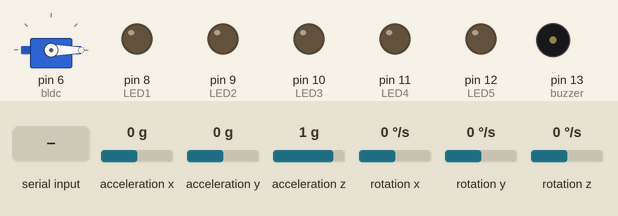
Recording of a sketch running on a simulated Arduino Uno, built with avr-gcc and run on an emulated ATmega328P. On the bench: servo, output pins drawn as LEDs (lit = HIGH), buzzer (waves = sounding). Wiring (inferred from the names in the program): MPU-6050 motion sensor at I2C address 0x68. Dashed ring = blinking. Inputs (shaded band) come from the test bench; at power-on: acceleration x 0 g, acceleration y 0 g, acceleration z 1 g, rotation x 0 °/s, rotation y 0 °/s, rotation z 0 °/s.

Above: at 1.2 s.
1.3 s: "a" received over the second serial link
At 2.9 s:
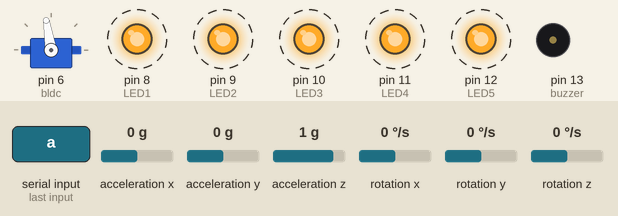
4.3 s: acceleration x set to -0.3 g
At 6.98 s:
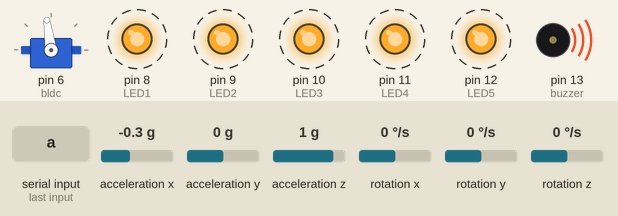
7.3 s: "c" received over the second serial link
At 9.0 s:
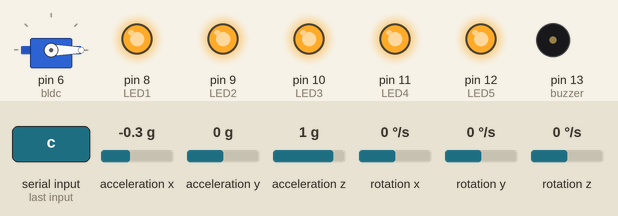
9.3 s: "d" received over the second serial link
At 10.83 s:
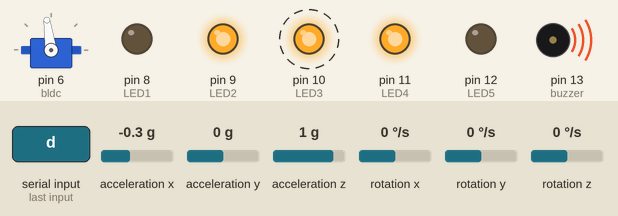
12.3 s: acceleration x set to 0 g
15.3 s: "b" received over the second serial link
At 15.63 s:
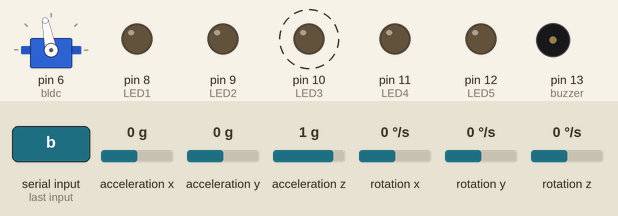
Timing chart, 0 to 19.3 s (numbered marks = the images above; inputs shaded):
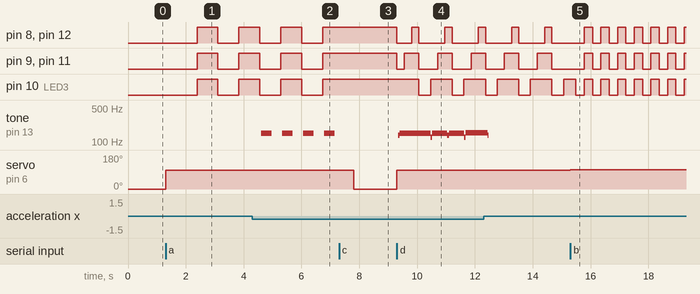

Measured:
- the behaviour switches between -0.1 and -0.2 g on acceleration x (found by bisection; images 1 and 2)
- after the input at 1.3 s, pin 8 (LED1), pin 9 (LED2), pin 10 (LED3), pin 11 (LED4), pin 12 (LED5): LOW → HIGH after 1.1 s, → LOW 0.72 s later, → HIGH 0.72 s later; servo on pin 6 (bldc): 0° → 99° at once
- after the input at 4.3 s, tone on pin 13 (buzzer): alternates 150 Hz for 0.36 s and silent for 0.37 s, starting after 0.31 s; servo on pin 6 (bldc): 99° → 98° after 0.08 s
- after the input at 7.3 s, pin 8 (LED1), pin 9 (LED2), pin 10 (LED3), pin 11 (LED4), pin 12 (LED5): stays HIGH (without the input it goes to LOW after 0.17 s); tone on pin 13 (buzzer): stops changing and stays silent; servo on pin 6 (bldc): 98° → 0° after 0.51 s
- after the input at 9.3 s, pin 8 (LED1): HIGH → LOW at once, then repeats every 1.2 s: HIGH 0.25 s, LOW 0.90 s; pin 9 (LED2): HIGH → LOW at once, then repeats every 1.2 s: HIGH 0.51 s, LOW 0.65 s
- after the input at 15.3 s, pin 8 (LED1), pin 9 (LED2), pin 11 (LED4), pin 12 (LED5): alternates HIGH for 0.29 s and LOW for 0.29 s, starting after 0.48 s; pin 10 (LED3): alternates HIGH for 0.29 s and LOW for 0.29 s, starting after 0.19 s; servo on pin 6 (bldc): 98° → 101° at once

The sketch:

Free_Wheel.ino
```cpp
// PuRple's First Project : Free_Wheel

#include <Wire.h>
#include <Servo.h>
#include <SoftwareSerial.h>

// 기본 핀모드 설정
int LED1 = 8, LED2 = 9, LED3 = 10, LED4 = 11, LED5 = 12;
int LED1s = LOW, LED2s = LOW, LED3s = LOW, LED4s = LOW, LED5s = LOW;
int buzzer = 13;
int cnt = 0, count = 0;         // 카운트 변수 선언

// BLDC_ESC 관련 변수 선언
Servo bldc;
int pos = 0;

// 블루투스 관련 변수 선언
char button;                    // 제어할 변수 button선언
#define BT_RX 4
#define BT_TX 5
SoftwareSerial BTSerial(BT_RX, BT_TX);

// 자이로센서 관련 변수 선언
#define mpu 0x68                // MPU6050 I2C 기본주소
long ac_x, ac_y, ac_z, gy_x, gy_y, gy_z;
double angle = 0, deg;
double dgy_x;

void setup() {
  pinMode(LED1, OUTPUT);
  pinMode(LED2, OUTPUT);
  pinMode(LED3, OUTPUT);
  pinMode(LED4, OUTPUT);
  pinMode(LED5, OUTPUT);
  pinMode(buzzer, OUTPUT);
  Serial.begin(9600);
  bldc.attach(6);               //  BLDC_ESC
  bldc.write(pos);              //  BLDC_ESC
  BTSerial.begin(9600);         //  HC-06
  Wire.begin();                 //  MPU6050 - Wire 라이브러리 초기화
  Wire.beginTransmission(mpu);  //  MPU6050 - mpu로 데이터 전송 시작
  Wire.write(0x6B);             //  MPU6050 - PWR_MGMT_1register
  Wire.write(0);                //  MPU6050 - mpu6050 시작모드로
  Wire.endTransmission(true);   //  MPU6050
}

void loop() {
  Wire.beginTransmission(mpu);  // acc data 데이터 전송시작
  Wire.write(0x3B);             // register 0x3B 데이터 기록
  Wire.endTransmission(false);  // 연결유지
  Wire.requestFrom(mpu,6,true); // mpu에 데이터 요청
  // 데이터 한 바이트 씩 읽어서 반환
  ac_x = Wire.read() << 8|Wire.read();
  ac_y = Wire.read() << 8|Wire.read();
  ac_z = Wire.read() << 8|Wire.read();

  Wire.beginTransmission(mpu);  // gyro data
  Wire.write(0x43);             // register 0x43 데이터 기록
  Wire.endTransmission(false);  // 연결유지
  Wire.requestFrom(mpu,6,true); // mpu에 데이터 요청
  // 데이터 한 바이트 씩 읽어서 반환
  gy_x = Wire.read() << 8|Wire.read();
  gy_y = Wire.read() << 8|Wire.read();
  gy_z = Wire.read() << 8|Wire.read();

  deg = atan2(ac_x, ac_z) * 180/PI;  // radian to degree

  dgy_x = gy_y / 131.;  // 16bit data to 250 deg/sdc
  angle = (0.95 *(angle + (dgy_x * 0.001))) + (0.05 * deg);  // complem entary filter

  if(BTSerial.available()) {     // 값이 들어오면
    button = BTSerial.read();    // button에 값 저장
    count = 1;
  }

  switch(button)
  {
  case 'a' :
    {
      if(cnt < 50) {                    // LED 깜빡이기 시작
        if(LED1s==LOW && LED2s==LOW && LED3s==LOW && LED4s==LOW && LED5s==LOW) { LED1s = HIGH; LED2s = HIGH; LED3s = HIGH; LED4s = HIGH; LED5s = HIGH; }
        else                                                                   { LED1s = LOW; LED2s = LOW; LED3s = LOW; LED4s = LOW; LED5s = LOW; }
      }
      else if(cnt < 100) {
        digitalWrite(LED1,LED1s); digitalWrite(LED2,LED2s); digitalWrite(LED3,LED3s); digitalWrite(LED4,LED4s); digitalWrite(LED5,LED5s);
        digitalWrite(buzzer, LOW);
      }
      else {
        cnt = 0;
      }                                 // LED 깜빡이기 끝
      pos = 99; bldc.write(pos);        // 1단
      if(angle < -7 || angle > 9) {     // 자이로 센서 like interrupt
        pos = 98; bldc.write(pos);
        digitalWrite(buzzer, HIGH);
      }
      cnt += 1;
      break;
    }
  case 'b' :
    {
      if(cnt < 20) {                    // LED 깜빡이기 시작
        if(LED1s==LOW && LED2s==LOW && LED3s==LOW && LED4s==LOW && LED5s==LOW) { LED1s = HIGH; LED2s = HIGH; LED3s = HIGH; LED4s = HIGH; LED5s = HIGH; }
        else                                                                   { LED1s = LOW; LED2s = LOW; LED3s = LOW; LED4s = LOW; LED5s = LOW; }
      }
      else if(cnt < 40) {
        digitalWrite(LED1,LED1s); digitalWrite(LED2,LED2s); digitalWrite(LED3,LED3s); digitalWrite(LED4,LED4s); digitalWrite(LED5,LED5s);
        digitalWrite(buzzer, LOW);
      }
      else {
        cnt = 0;
      }                                 // LED 깜빡이기 끝
      pos = 101; bldc.write(pos);       // 2단
      if(angle < -7 || angle > 9) {     // 자이로 센서 like interrupt
        pos = 98; bldc.write(pos);
        digitalWrite(buzzer, HIGH);
      }
      cnt += 1;
      break;
    }
  case 'c' :
    {
      digitalWrite(LED1, HIGH); digitalWrite(LED2, HIGH); digitalWrite(LED3, HIGH); digitalWrite(LED4, HIGH); digitalWrite(LED5, HIGH);
      digitalWrite(buzzer, LOW);
      if(count == 1) {
        pos = 98; bldc.write(pos); delay(500);
        pos = 0; bldc.write(pos);
        count = 0;
      }
      cnt = 0;
      break;
    }
  case 'd' :
    {
      if(cnt < 35) {                    // LED 깜빡이기 시작
        LED1s = LOW; LED2s = LOW; LED3s = HIGH; LED4s = LOW; LED5s = LOW;
      }
      else if(cnt>=35 && cnt<70) {
        LED1s = LOW; LED2s = HIGH; LED3s = HIGH; LED4s = HIGH; LED5s = LOW;
      }
      else if(cnt>=70 && cnt<105) {
        LED1s = HIGH; LED2s = HIGH; LED3s = HIGH; LED4s = HIGH; LED5s = HIGH;
      }
      else if(cnt>=105 && cnt<140) {
        LED1s = LOW; LED2s = LOW; LED3s = LOW; LED4s = LOW; LED5s = LOW;
      }
      if(cnt<160) {
        digitalWrite(LED1,LED1s); digitalWrite(LED2,LED2s); digitalWrite(LED3,LED3s); digitalWrite(LED4,LED4s); digitalWrite(LED5,LED5s);
        digitalWrite(buzzer, LOW);
      }
      else {
        cnt = 0;
      }                                 // LED 깜빡이기 끝
      if(count == 1) {
        pos += 1; bldc.write(pos);      // 증가
        count = 0;
      }
      if(angle < -7 || angle > 9) {     // 자이로 센서 like interrupt
        pos = 98; bldc.write(pos);
        digitalWrite(buzzer, HIGH);
      }
      cnt += 1;
      break;
    }
  case 'e' :
    {
      if(cnt < 35) {                    // LED 깜빡이기 시작
        LED1s = HIGH; LED2s = HIGH; LED3s = HIGH; LED4s = HIGH; LED5s = HIGH;
      }
      else if(cnt>=35 && cnt<70) {
        LED1s = LOW; LED2s = HIGH; LED3s = HIGH; LED4s = HIGH; LED5s = LOW;
      }
      else if(cnt>=70 && cnt<105) {
        LED1s = LOW; LED2s = LOW; LED3s = HIGH; LED4s = LOW; LED5s = LOW;
      }
      else if(cnt>=105 && cnt<140) {
        LED1s = LOW; LED2s = LOW; LED3s = LOW; LED4s = LOW; LED5s = LOW;
      }
      if(cnt<160) {
        digitalWrite(LED1,LED1s); digitalWrite(LED2,LED2s); digitalWrite(LED3,LED3s); digitalWrite(LED4,LED4s); digitalWrite(LED5,LED5s);
        digitalWrite(buzzer, LOW);
      }
      else {
        cnt = 0;
      }                                 // LED 깜빡이기 끝
      if(count == 1) {
        pos -= 1; bldc.write(pos);      // 감소
        count = 0;
      }
      if(angle < -7 || angle > 9) {     // 자이로 센서 like interrupt
        pos = 98; bldc.write(pos);
        digitalWrite(buzzer, HIGH);
      }
      cnt += 1;
      break;
    }
  }
  delay(5);
}
```
